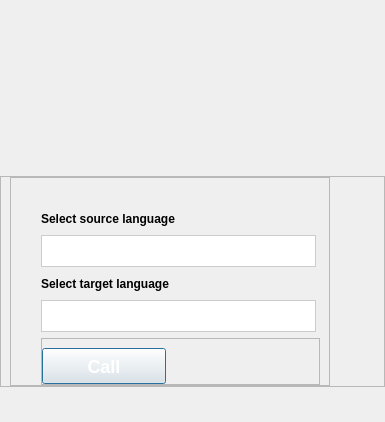
<?xml version="1.0" encoding="UTF-8"?>
<ui version="4.0">
 <class>Qpid::PhoneInterpreterView</class>
 <widget class="QWidget" name="Qpid::PhoneInterpreterView">
  <property name="geometry">
   <rect>
    <x>0</x>
    <y>0</y>
    <width>385</width>
    <height>422</height>
   </rect>
  </property>
  <property name="windowTitle">
   <string>Voice Easy</string>
  </property>
  <property name="styleSheet">
   <string notr="true">#labelSourceLanguage,#labelTargetLanguage {
	font-weight: bold;
}

#frameMain QComboBox {
	border: 1px solid #cccccc;
	padding: 0px 18px 0px 3px;
	min-height: 30px;
}

#frameMain QComboBox:on { /* shift the text when the popup opens */
	padding-top: 3px;
	padding-left: 4px;
}

#frameMain QComboBox::drop-down {
	border: 0px;
	width: 39px;
}

#frameMain QComboBox::down-arrow {
	image: url(:/images/ui/language_down_arrow.png);
}

#frameCallContainer #pushButtonCall {
	color: #ffffff;
	font-weight: bold;
	font-family: Segoe UI;
	font-size: 18px;
	min-width: 122px;
	min-height: 34px;
	border-image: url(:/images/ui/button_call.png);
}

#frameCallContainer #pushButtonCall:hover {
	border-image: url(:/images/ui/button_call_hover.png);
}</string>
  </property>
  <layout class="QVBoxLayout" name="verticalLayout">
   <property name="spacing">
    <number>0</number>
   </property>
   <property name="margin">
    <number>0</number>
   </property>
   <item>
    <widget class="QWidget" name="widget" native="true">
     <layout class="QVBoxLayout" name="verticalLayout_2">
      <property name="spacing">
       <number>0</number>
      </property>
      <property name="margin">
       <number>0</number>
      </property>
      <item>
       <widget class="Qpid::CallInterpreterHelp" name="widgetCallHelp" native="true">
        <property name="minimumSize">
         <size>
          <width>0</width>
          <height>176</height>
         </size>
        </property>
        <property name="maximumSize">
         <size>
          <width>16777215</width>
          <height>176</height>
         </size>
        </property>
       </widget>
      </item>
      <item>
       <widget class="QFrame" name="frameMiddle">
        <property name="frameShape">
         <enum>QFrame::StyledPanel</enum>
        </property>
        <property name="frameShadow">
         <enum>QFrame::Raised</enum>
        </property>
        <layout class="QHBoxLayout" name="horizontalLayout_9">
         <property name="topMargin">
          <number>0</number>
         </property>
         <property name="bottomMargin">
          <number>0</number>
         </property>
         <item>
          <widget class="QFrame" name="frameMain">
           <property name="minimumSize">
            <size>
             <width>310</width>
             <height>0</height>
            </size>
           </property>
           <property name="frameShape">
            <enum>QFrame::StyledPanel</enum>
           </property>
           <property name="frameShadow">
            <enum>QFrame::Raised</enum>
           </property>
           <layout class="QVBoxLayout" name="verticalLayout_12">
            <property name="leftMargin">
             <number>30</number>
            </property>
            <property name="topMargin">
             <number>30</number>
            </property>
            <property name="bottomMargin">
             <number>0</number>
            </property>
            <item>
             <widget class="QLabel" name="labelSourceLanguage">
              <property name="minimumSize">
               <size>
                <width>0</width>
                <height>21</height>
               </size>
              </property>
              <property name="maximumSize">
               <size>
                <width>16777215</width>
                <height>21</height>
               </size>
              </property>
              <property name="text">
               <string>Select source language</string>
              </property>
             </widget>
            </item>
            <item>
             <widget class="QComboBox" name="comboBoxSourceLanguage">
              <property name="maximumSize">
               <size>
                <width>275</width>
                <height>32</height>
               </size>
              </property>
             </widget>
            </item>
            <item>
             <widget class="QLabel" name="labelTargetLanguage">
              <property name="minimumSize">
               <size>
                <width>0</width>
                <height>21</height>
               </size>
              </property>
              <property name="maximumSize">
               <size>
                <width>16777215</width>
                <height>21</height>
               </size>
              </property>
              <property name="text">
               <string>Select target language</string>
              </property>
             </widget>
            </item>
            <item>
             <widget class="QComboBox" name="comboBoxTargetLanguage">
              <property name="maximumSize">
               <size>
                <width>275</width>
                <height>32</height>
               </size>
              </property>
             </widget>
            </item>
            <item>
             <widget class="QFrame" name="frameCallContainer">
              <property name="frameShape">
               <enum>QFrame::StyledPanel</enum>
              </property>
              <property name="frameShadow">
               <enum>QFrame::Raised</enum>
              </property>
              <layout class="QHBoxLayout" name="horizontalLayout">
               <property name="leftMargin">
                <number>0</number>
               </property>
               <property name="topMargin">
                <number>9</number>
               </property>
               <property name="bottomMargin">
                <number>0</number>
               </property>
               <item>
                <widget class="QPushButton" name="pushButtonCall">
                 <property name="minimumSize">
                  <size>
                   <width>122</width>
                   <height>34</height>
                  </size>
                 </property>
                 <property name="maximumSize">
                  <size>
                   <width>16777215</width>
                   <height>16777215</height>
                  </size>
                 </property>
                 <property name="focusPolicy">
                  <enum>Qt::NoFocus</enum>
                 </property>
                 <property name="text">
                  <string>Call</string>
                 </property>
                 <property name="default">
                  <bool>true</bool>
                 </property>
                </widget>
               </item>
               <item>
                <spacer name="horizontalSpacer">
                 <property name="orientation">
                  <enum>Qt::Horizontal</enum>
                 </property>
                 <property name="sizeHint" stdset="0">
                  <size>
                   <width>185</width>
                   <height>11</height>
                  </size>
                 </property>
                </spacer>
               </item>
              </layout>
             </widget>
            </item>
           </layout>
          </widget>
         </item>
         <item>
          <spacer name="horizontalSpacer_13">
           <property name="orientation">
            <enum>Qt::Horizontal</enum>
           </property>
           <property name="sizeHint" stdset="0">
            <size>
             <width>91</width>
             <height>20</height>
            </size>
           </property>
          </spacer>
         </item>
        </layout>
       </widget>
      </item>
      <item>
       <spacer name="verticalSpacer_6">
        <property name="orientation">
         <enum>Qt::Vertical</enum>
        </property>
        <property name="sizeHint" stdset="0">
         <size>
          <width>20</width>
          <height>105</height>
         </size>
        </property>
       </spacer>
      </item>
     </layout>
    </widget>
   </item>
  </layout>
 </widget>
 <customwidgets>
  <customwidget>
   <class>Qpid::CallInterpreterHelp</class>
   <extends>QWidget</extends>
   <header>callinterpreterhelp.h</header>
   <container>1</container>
  </customwidget>
 </customwidgets>
 <resources>
  <include location="phone.qrc"/>
 </resources>
 <connections/>
</ui>
